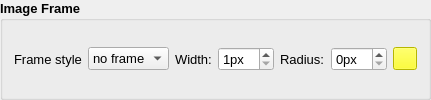
                         <widget class="QGroupBox" name="gbImageDecoration">
                          <property name="minimumSize">
                           <size>
                            <width>0</width>
                            <height>70</height>
                           </size>
                          </property>
                          <property name="font">
                           <font>
                            <family>Arial</family>
                            <pointsize>10</pointsize>
                            <weight>75</weight>
                            <bold>true</bold>
                           </font>
                          </property>
                          <property name="title">
                           <string>Image Frame</string>
                          </property>
                          <layout class="QHBoxLayout" name="horizontalLayout_15">
                           <item>
                            <widget class="QLabel" name="label_74">
                             <property name="font">
                              <font>
                               <family>Arial</family>
                               <pointsize>10</pointsize>
                               <weight>50</weight>
                               <bold>false</bold>
                              </font>
                             </property>
                             <property name="text">
                              <string>Frame style</string>
                             </property>
                            </widget>
                           </item>
                           <item>
                            <widget class="QComboBox" name="cbImageBorderStyle">
                             <property name="font">
                              <font>
                               <family>Arial</family>
                               <pointsize>10</pointsize>
                               <weight>50</weight>
                               <bold>false</bold>
                              </font>
                             </property>
                             <item>
                              <property name="text">
                               <string>no frame</string>
                              </property>
                             </item>
                             <item>
                              <property name="text">
                               <string>solid</string>
                              </property>
                             </item>
                             <item>
                              <property name="text">
                               <string>dotted</string>
                              </property>
                             </item>
                             <item>
                              <property name="text">
                               <string>dashed</string>
                              </property>
                             </item>
                             <item>
                              <property name="text">
                               <string>double</string>
                              </property>
                             </item>
                             <item>
                              <property name="text">
                               <string>groove</string>
                              </property>
                             </item>
                             <item>
                              <property name="text">
                               <string>ridge</string>
                              </property>
                             </item>
                             <item>
                              <property name="text">
                               <string>inset</string>
                              </property>
                             </item>
                             <item>
                              <property name="text">
                               <string>outset</string>
                              </property>
                             </item>
                            </widget>
                           </item>
                           <item>
                            <widget class="QLabel" name="label_14">
                             <property name="font">
                              <font>
                               <family>Arial</family>
                               <pointsize>10</pointsize>
                               <weight>50</weight>
                               <bold>false</bold>
                              </font>
                             </property>
                             <property name="text">
                              <string>Width:</string>
                             </property>
                            </widget>
                           </item>
                           <item>
                            <widget class="QSpinBox" name="sbImageBorderWidth">
                             <property name="minimumSize">
                              <size>
                               <width>0</width>
                               <height>24</height>
                              </size>
                             </property>
                             <property name="font">
                              <font>
                               <family>Arial</family>
                               <pointsize>10</pointsize>
                               <weight>50</weight>
                               <bold>false</bold>
                              </font>
                             </property>
                             <property name="suffix">
                              <string>px</string>
                             </property>
                             <property name="minimum">
                              <number>1</number>
                             </property>
                            </widget>
                           </item>
                           <item>
                            <widget class="QLabel" name="label_75">
                             <property name="font">
                              <font>
                               <family>Arial</family>
                               <pointsize>10</pointsize>
                               <weight>50</weight>
                               <bold>false</bold>
                              </font>
                             </property>
                             <property name="text">
                              <string>Radius:</string>
                             </property>
                            </widget>
                           </item>
                           <item>
                            <widget class="QSpinBox" name="sbImageBorderRadius">
                             <property name="font">
                              <font>
                               <family>Arial</family>
                               <pointsize>10</pointsize>
                               <weight>50</weight>
                               <bold>false</bold>
                              </font>
                             </property>
                             <property name="toolTip">
                              <string>Corner radius for a rounded rectangle. 0 means not rounded.</string>
                             </property>
                             <property name="suffix">
                              <string>px</string>
                             </property>
                            </widget>
                           </item>
                           <item>
                            <widget class="QToolButton" name="btnImageBorderColor">
                             <property name="font">
                              <font>
                               <family>MS Shell Dlg 2</family>
                               <pointsize>8</pointsize>
                               <weight>50</weight>
                               <bold>false</bold>
                              </font>
                             </property>
                             <property name="styleSheet">
                              <string notr="true">QToolButton { background-color:#ffff00;}
                         </string>
                             </property>
                             <property name="text">
                              <string/>
                             </property>
                            </widget>
                           </item>
                          </layout>
                         </widget>
